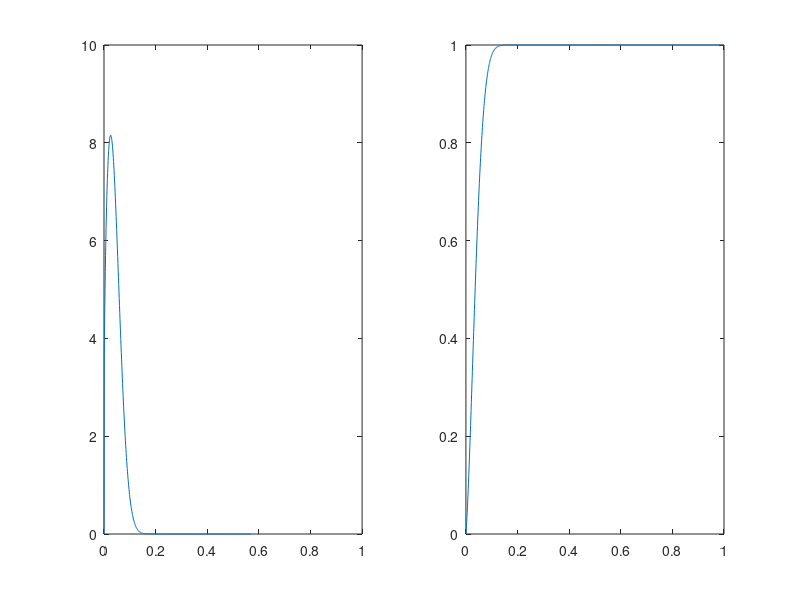

Source code (MATLAB): (Note: this script raises an error after producing the figure.)

%%
% mean field theory of spin glasses
%---------------------------------------------------------------------------------
% approach 2: using direct piecewise linear distribution construction
% distribution check
xn = [0.0:0.001:1.0];
rhonx = xn;
y = 0.7;
for n=1:size(xn,2),
    rhonx(n) = (gamma(n-n*y+y)/(gamma(n-n*y)*gamma(y)))*((xn(n))^(y-1))*((1-xn(n))^(n*(1-y)-1));
end

% check only 1/2 the distribution
% correction for singularity
rhonxc = rhonx;
rhonxc(isinf(rhonx)) = 0;
%cdf
% \Delta x for the Riemann sum
dx = 1/length(xn);
Frho = 2*cumsum(rhonxc).*dx; %check how to remove the 2 correction
% further adjustments
maxFrho = nanmax(Frho);
Frhoc = Frho;
Frhoc(isnan(Frho)) = maxFrho;
Frhoc = Frhoc/maxFrho;

figure;
subplot(1,2,1);
plot(xn, rhonxc);
subplot(1,2,2);
plot(xn, Frhoc);

F_dist = makedist('PiecewiseLinear', 'x', xn, 'Fx', Frhoc);
rand_nums = random(F_dist, 1, 1e7);
figure;
histogram(rand_nums, 1e2);
